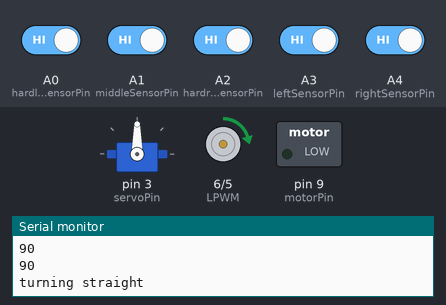
The sketch below on a simulated Arduino Uno, built with avr-gcc and run on an emulated ATmega328P. Shown: servo, motor-driver pin pairs drawn as motors (green arrow = first pin HIGH = forward, orange = second pin HIGH = backward, longer = more drive), switched loads named in the sketch (green lamp = pin HIGH), the last lines printed to the serial monitor. Inputs (shaded band) come from the test bench; at power-on: A0 (hardleftSensorPin), A1 (middleSensorPin), A2 (hardrightSensorPin), A3 (leftSensorPin), A4 (rightSensorPin) HIGH.

Above: at 1.2 s.
1.3 s: A0 (hardleftSensorPin) driven LOW
At 1.86 s:
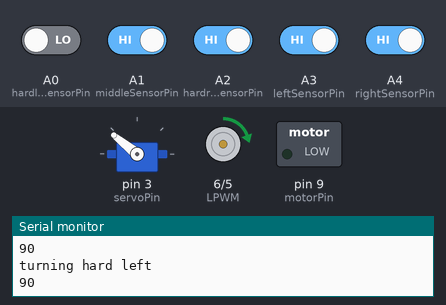
4.3 s: A2 (hardrightSensorPin) driven LOW
At 4.53 s:
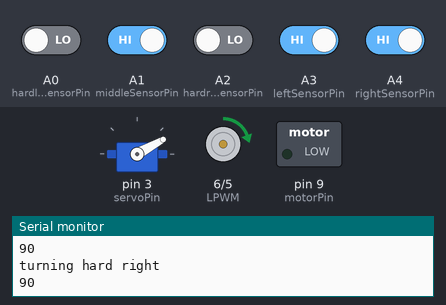
7.3 s: A1 (middleSensorPin) driven LOW
At 8.3 s:
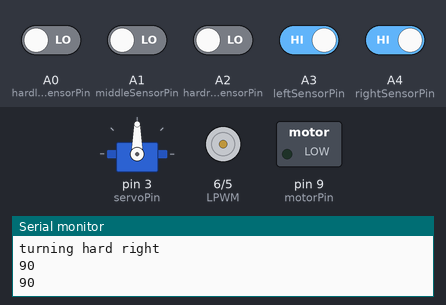
8.9 s: A0 (hardleftSensorPin) driven HIGH and A2 (hardrightSensorPin) driven HIGH
At 9.5 s:
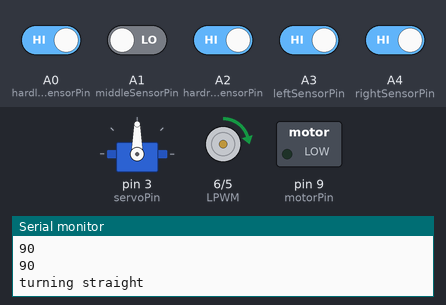
11.9 s: A3 (leftSensorPin) driven LOW
14.9 s: A4 (rightSensorPin) driven LOW
Timing chart, 0 to 15.8 s (numbered marks = the images above; inputs shaded):
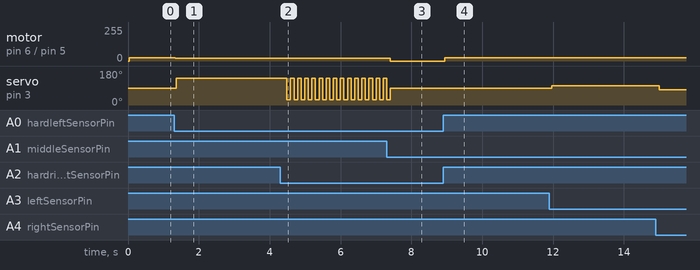

Measured:
- after the input at 1.3 s, motor on pin 6 (LPWM) / pin 5 (RPWM): forward 25/255 → forward 22/255 at once; servo on pin 3 (servoPin): 90° → 141° after 0.06 s
- after the input at 4.3 s, servo on pin 3 (servoPin): alternates 141° for 0.10 s and 29° for 0.10 s, starting after 0.19 s
- after the input at 7.3 s, motor on pin 6 (LPWM) / pin 5 (RPWM): forward 22/255 → stopped after 0.11 s
- after the input at 8.9 s, motor on pin 6 (LPWM) / pin 5 (RPWM): stopped → forward 25/255 at once

The sketch:

meDan.ino
```cpp
#include <Arduino.h>

#include <Servo.h>

#define hardleftSensorPin A0
#define middleSensorPin A1
#define hardrightSensorPin A2
#define leftSensorPin A3
#define rightSensorPin A4
#define motorPin 9

// Motor Connections (Both must use PWM pins)
#define RPWM 5
#define LPWM 6
#define maxSpeed 25
#define slowSpeed 22

Servo myServo;
int servoPin = 3;
int servoPos = 90;

int leftSensorValue, middleSensorValue, rightSensorValue, hardleftSensorValue, hardrightSensorValue;

// flag to track if the white line is detected
bool whiteLineDetected = false;

//milies funcionality
unsigned long currentMillis = 0;
unsigned long accePreviousMillis = 0;
unsigned long decePreviousMillis = 0;
unsigned long caliWitPrviousMillis = 0;
unsigned long caliBlkPrviousMillis = 0;
unsigned long leftTurnMillis = 0;
unsigned long rightTurnMillis = 0;
unsigned long stoppingMillis = 0;

//function periods for delays and syncing
const long motorRevDelay = 20;
const long turnDelay = 50;
const long stopDelay = 1500;
const long calibrattime = 1500;

int currentSpeed = 0;

enum State {
  straight,
  turn_left,
  turn_right,
  stop
};


void setup() {
  Serial.begin(9600);
  pinMode(motorPin, OUTPUT);
  // calibrateSensors();
  pinMode(A0,INPUT);
  pinMode(A1,INPUT);
  pinMode(A2,INPUT);
  pinMode(A3,INPUT);
  pinMode(A4,INPUT);
  //servo
  myServo.attach(servoPin);
  myServo.write(servoPos);

   // Set motor connections as outputs
  pinMode(RPWM, OUTPUT);
  pinMode(LPWM, OUTPUT);

  // Stop motors
  analogWrite(RPWM, 0);
  analogWrite(LPWM, 0);
  myServo.write(servoPos);
}

void loop() {
  currentMillis = millis();

  leftSensorValue = !digitalRead(leftSensorPin);
  middleSensorValue = !digitalRead(middleSensorPin);
  rightSensorValue = !digitalRead(rightSensorPin);
  hardleftSensorValue = !digitalRead(hardleftSensorPin);
  hardrightSensorValue = !digitalRead(hardrightSensorPin);

  //Serial.print("Left Sensor: ");
  //Serial.print(leftSensorValue);
  //Serial.print("\tMiddle Sensor: ");
  //Serial.print(middleSensorValue);
  //Serial.print("\tRight Sensor: ");
  //Serial.println(rightSensorValue);


  // follow the line based on the sensor readings
  followLine();
}

void followLine() {
  bool lineDetected = false;
  static bool hardTurn = false;
  static State current_state = straight;


  //drive if any of the sensors output high

  switch (current_state)
  {
    case straight:
    //driving functionality
    currentSpeed = changeSpeed(currentSpeed, maxSpeed);
    steerStraight();
    //state switching
      if (hardleftSensorValue == 1 && middleSensorValue == 1 && hardrightSensorValue == 1) current_state = stop;
      else if (rightSensorValue == 1 || hardrightSensorValue == 1) current_state = turn_right;
      else if (leftSensorValue == 1 || hardleftSensorValue == 1) current_state = turn_left;
      break;
    case turn_right:
      //turn_right functionality
      if (hardrightSensorValue == 1 || rightSensorValue == 0) hardTurn = true;
      if (rightSensorValue == 1) hardTurn = false;
      if (hardTurn)
      {
        currentSpeed = changeSpeed(currentSpeed, slowSpeed);
        steerhardRight();
      }
      else
      {
        currentSpeed = changeSpeed(currentSpeed, maxSpeed);
        steerRight();
      }

      //state switching
      if (hardleftSensorValue == 1 && middleSensorValue == 1 && hardrightSensorValue == 1) current_state = stop;
      else if (middleSensorValue == 1) current_state = straight;
      else if (leftSensorValue == 1 || hardleftSensorValue) current_state = turn_left;
      break;
    case turn_left:
      //turn_left functionality
      if (hardleftSensorValue == 1 || leftSensorValue == 0) hardTurn = true;
      if (leftSensorValue == 1) hardTurn = false;
      if (hardTurn)
      {
        currentSpeed = changeSpeed(currentSpeed, slowSpeed);
        steerhardLeft();
      }
      else
      {
        currentSpeed = changeSpeed(currentSpeed, maxSpeed);
        steerLeft();
      }

      //state switching
      if (hardleftSensorValue == 1 && middleSensorValue == 1 && hardrightSensorValue == 1) current_state = stop;
      else if (middleSensorValue == 1) current_state = straight;
      else if (rightSensorValue == 1 || hardrightSensorValue) current_state = turn_right;
      break;
    case stop:
      currentSpeed = changeSpeed(currentSpeed, 0);
      if (hardleftSensorValue == 0 && leftSensorValue == 0 && middleSensorValue == 1 && rightSensorValue == 0 && hardrightSensorValue == 0) current_state = straight;
      break;
  }

}

void steerRight(){

  Serial.println("turning right");
    Serial.println(servoPos);
    if(servoPos >80){
      servoPos = 81;
      myServo.write(servoPos);
      delay(100);
      servoPos = 90;
      myServo.write(servoPos);
    }
     Serial.println(servoPos);
}
void steerhardRight(){

  Serial.println("turning hard right");
    Serial.println(servoPos);
    if(servoPos >30){
      servoPos = 29;
      myServo.write(servoPos);
      delay(100);
      servoPos = 90;
      myServo.write(servoPos);
    }
     Serial.println(servoPos);
}
void steerStraight(){

  Serial.println("turning straight");
    Serial.println(servoPos);
    if(servoPos >91 || servoPos < 90){
      servoPos = 90;
      myServo.write(servoPos);
      delay(100);
      servoPos = 90;
      myServo.write(servoPos);
    }
     Serial.println(servoPos);
}
void steerLeft(){
  Serial.println("turning left");
    //Serial.println(servoPos);
    if(servoPos <100){
      servoPos = 101;
      myServo.write(servoPos);
      delay(100);
      servoPos = 90;
      myServo.write(servoPos);
    }
     Serial.println(servoPos);
}
void steerhardLeft(){
  Serial.println("turning hard left");
    Serial.println(servoPos);
    if(servoPos <140){
      servoPos = 141;
      myServo.write(servoPos);
      delay(100);
      servoPos = 90;
      myServo.write(servoPos);
    }
     Serial.println(servoPos);
}

int changeSpeed(int currentSpeed, int newSpeed)
{
  digitalWrite(RPWM, LOW);
  if (currentSpeed > newSpeed)
  {
    for (int i = currentSpeed; i >= newSpeed; i--)
    {
      analogWrite(LPWM, i);
    }
  }
  else
  {
    for (int i = currentSpeed; i <= newSpeed; i++)
    {
      analogWrite(LPWM, i);
    }
  }
  return currentSpeed;
}

//   double error = digitalRead(leftPin) && digitalRead(rightPin);


//  double pid(double error){
//   double P = error; //proportional
//   static double integral += error * dt; // change dt to angle maybe
//   double derivative = (error - pre) / dt;
//   pre = error;
//   doulbe output = (kp * P ) + (ki * integral) + (kd * derivative);
//   return output;
//  }
```
